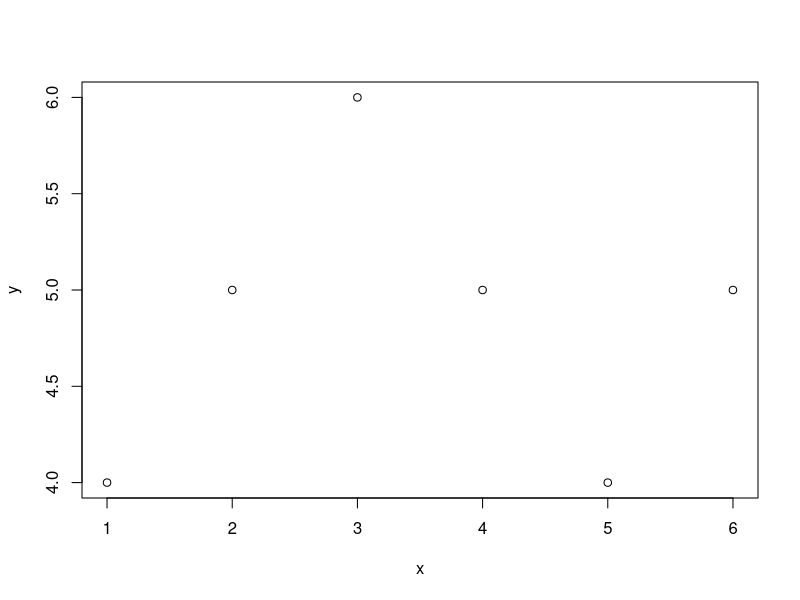
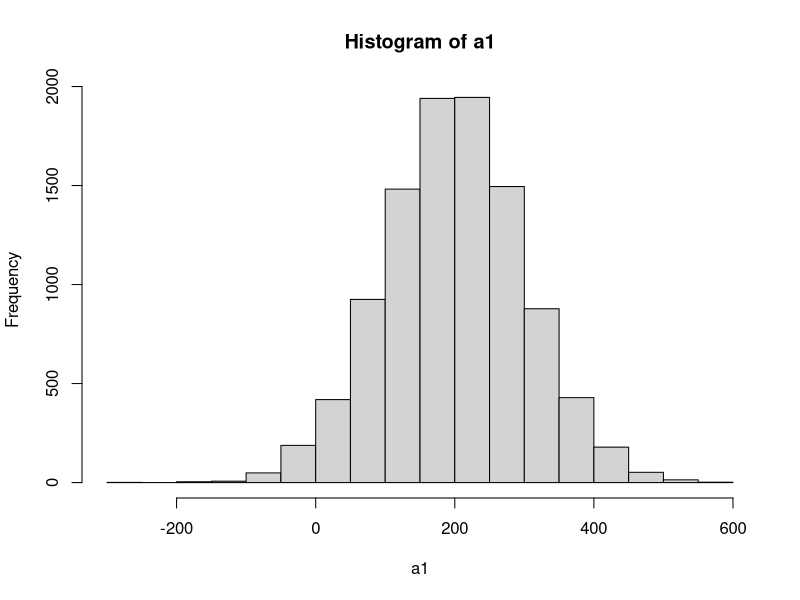

The R script that drew these images, in order:
library(ggplot2) #Comment
library(tidyverse)

#Was geht jetzt ab? 
#Okay Versuch hat funktioniert. 
#Okay noch ein Versuch



#Plot
x <- c(1,2,3,4,5,6)
y <- c(4,5,6,5,4,5)
plot(x,y)

a1 <- rnorm(10009,200,100)
hist(a1)


